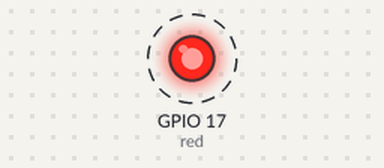
Simulated run of this program. Board: Raspberry Pi (BCM pin numbers). On the bench: output pins drawn as LEDs (lit = HIGH). Dashed ring = blinking.

Above: at 0.5 s.
Timing chart, 0 to 4.6 s (numbered marks = the images above):
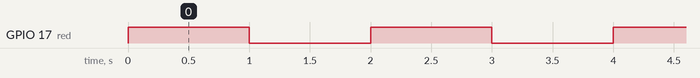

The program:

led_1.py
```python
from gpiozero import LED
from time import sleep

red = LED(17)


while True:
    red.on()
    sleep(1)
    red.off()
    sleep(1)


''' connect BCM-17 to LED positive and -ve to Rapsberri GND [Board pin 3]  '''
```

Measured:
- by itself, GPIO 17 (red): alternates HIGH for 1.0 s and LOW for 1.0 s
